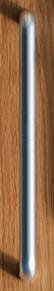
#> input picture Vision/pull-door-3.png, 54 x 291 px
$ python vision_handle_axis_algorithm.py
#> lines starting #> are read from the running program, lines starting #| are printed output that depends on the picture
#!/usr/bin/python3

import cv2
import numpy as np
import sys

PINK = [233,42,222]
BLACK = [0,0,0]

class Handle():
    PULL_DOOR = 1 #default for define handle_features_heuristic
    LEVER_HANDLE = 2


""" Given an image of a handle encapsulated in a bounding box, we will find the
locations of surface handle where the axis of rotation is located at (if any rotation - depends on handle type)
and the part of the handle in which the robot will apply force on (to be able to open
the door).
This is a simple heuristic with the following assumptions:
 * The robot is well-localised, placing itself in a certain position from the door
handle to apply the heuristic function successfully.
 * The bounding box resulting from using an ML Object Classifier is accurate
 and places the bounding box at the exact or edges of the handle detected.
 * The camera is rigidly mounted, such that the door handle is always in a horizontal
 line at its stationary point.

 Default Type of Handle: Handle.PULL_DOOR
 The function currently uses preconfigured constants for each type of door handle.

"""
def define_handle_features_heursitic(top_left, width, height, handle_type = Handle.PULL_DOOR):

    if (handle_type == Handle.LEVER_HANDLE): #2 outputs - p1, p2
        gamma=0.8
        beta=0.1
        alpha=0.05
        handle_rotation_axis = (top_left[0] + alpha*width, top_left[1] + beta*height)
        handle_force_location = (top_left[0] + gamma*width, top_left[1] + beta*height)
        return handle_rotation_axis, handle_force_location
    else: #Handle.PULL_DOOR; 1 output - p2 only
        gamma=0.5
        beta=0.5
        handle_force_location = (top_left[0] + gamma*width, top_left[1] + beta*height)
        handle_rotation_axis = None
        return handle_rotation_axis , handle_force_location

"""
Pinpoint the locations resulted from defining handle_features_heuristic.
For convention, p1 is the handle rotation axis and p2 is the location where
you apply force to the handle.
"""
def visualise_features(img, point1, point2):
    print("Coordinates of the points")
    print(point1)
    print("p2")
    print(point2)
    #Show the locations of the points by pinpointing it with an intersection of
    #two different lines.
    img[int(point1[1]),:] = PINK
    img[:,int(point1[0])] = PINK
    img[int(point2[1]),:] = BLACK
    img[:,int(point2[0])] = BLACK
    font = cv2.FONT_HERSHEY_SIMPLEX
    #Create text next to the points pinpointed to further identify what the intersection indicates
    cv2.putText(img, 'p1', (int(point1[0]-2),int(point1[1]-5)), font, 0.7, (0, 255, 0),1, cv2.LINE_AA)
    cv2.putText(img, 'p2', (int(point2[0]-2),int(point2[1]-5)), font, 0.7, (0, 255, 0),1, cv2.LINE_AA)
    cv2.imshow("Image of Handle", img)
    print("To close the image, press any key on your keyboard (On the opened image)!")
    cv2.waitKey(0)
"""
Pinpoint the locations resulted from defining handle_features_heuristic.
For convention, p2 is the location where you apply force to the handle.
Used when we only have one point - i.e no axis of rotation like pull door handles that have no lever.
"""
def visualise_features_p2_only(img, point2):
    print("Coordinates of p2: ")
    print(point2)
    #Show the locations of the points by pinpointing it with an intersection of two different lines.
    img[int(point2[1]),:] = PINK
    img[:,int(point2[0])] = PINK
    font = cv2.FONT_HERSHEY_SIMPLEX
    #Create text next to the points pinpointed to further identify what the intersection indicates
    cv2.putText(img, 'p2', (int(point2[0]-2),int(point2[1]-5)), font, 0.7, (0, 255, 0),1, cv2.LINE_AA)
    cv2.imshow("Image of Handle", img)
    print("To close the image, press any key on your keyboard (On the opened image)!")
    cv2.waitKey(0)

#Testing
if __name__=="__main__":
   #Test images to be used
    handle_img= cv2.imread("pull-door-3.png",1)
#> handle_img is the input picture: shape (291, 54, 3); mean B, G, R 81.6, 111.3, 146.3
    top_left = (0,0)
    height=handle_img.shape[0]
#> height = 291
    width = handle_img.shape[1]
#> width = 54
    gamma = 0.8
    beta = 0.1
    alpha = 0.05
    handle_type = Handle.PULL_DOOR


    #Check that the number of outputs returned is correct as
    rotation_point, force_location = define_handle_features_heursitic(top_left,width,height,handle_type)
#> force_location = (27, 145.5)
    if (rotation_point is None):
        visualise_features_p2_only(handle_img,force_location)
#| (27.0, 145.5)
#> in visualise_features_p2_only, `cv2.putText(img, 'p2', (int(point2[0]-2),int(point2[1]-5)), font, 0.7,..`:
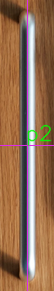
#> img: shape (291, 54, 3); mean B, G, R 83.3, 110.4, 147.8
    else:
        visualise_features(handle_img,rotation_point,force_location)

$ run again, with Vision/pull-door-4.png copied over Vision/pull-door-3.png
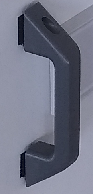
#> input picture Vision/pull-door-4.png, 93 x 194 px
#> handle_img is the input picture: shape (194, 93, 3); mean B, G, R 131.3, 114.6, 111.3
#| (46.5, 97.0)
#> in visualise_features_p2_only, `cv2.putText(img, 'p2', (int(point2[0]-2),int(point2[1]-5)), font, 0.7,..`:
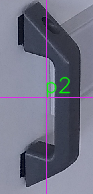
#> img: shape (194, 93, 3); mean B, G, R 132.4, 114.4, 112.6
